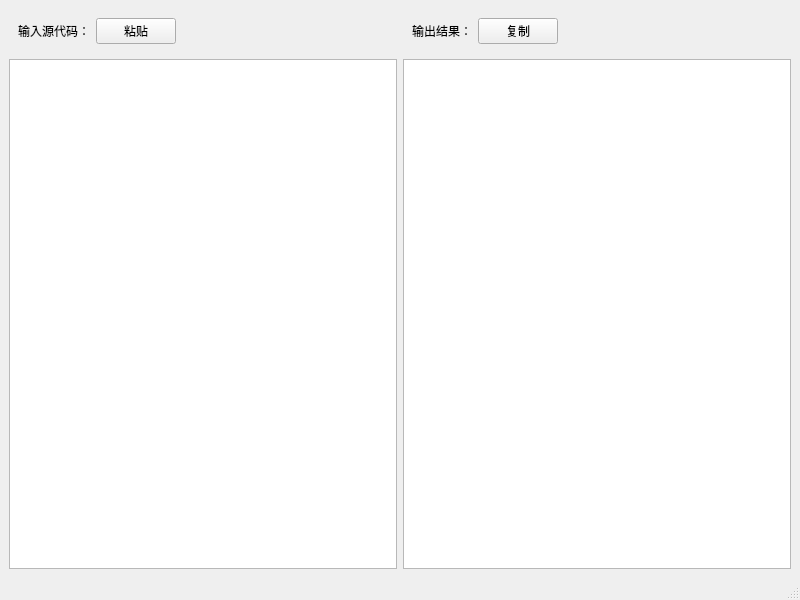
<?xml version="1.0" encoding="UTF-8"?>
<ui version="4.0">
 <class>MainWindow</class>
 <widget class="QMainWindow" name="MainWindow">
  <property name="geometry">
   <rect>
    <x>0</x>
    <y>0</y>
    <width>800</width>
    <height>600</height>
   </rect>
  </property>
  <property name="windowTitle">
   <string>DeleteNotes -删除C++注释</string>
  </property>
  <widget class="QWidget" name="centralwidget">
   <layout class="QGridLayout" name="gridLayout">
    <item row="0" column="0">
     <widget class="QWidget" name="widget" native="true">
      <layout class="QHBoxLayout" name="horizontalLayout_2">
       <item>
        <widget class="QLabel" name="label">
         <property name="text">
          <string>输入源代码：</string>
         </property>
        </widget>
       </item>
       <item>
        <widget class="QPushButton" name="pasteBtn">
         <property name="text">
          <string>粘贴</string>
         </property>
        </widget>
       </item>
       <item>
        <spacer name="horizontalSpacer">
         <property name="orientation">
          <enum>Qt::Horizontal</enum>
         </property>
         <property name="sizeHint" stdset="0">
          <size>
           <width>40</width>
           <height>20</height>
          </size>
         </property>
        </spacer>
       </item>
      </layout>
     </widget>
    </item>
    <item row="0" column="1">
     <widget class="QWidget" name="widget_2" native="true">
      <layout class="QHBoxLayout" name="horizontalLayout">
       <item>
        <widget class="QLabel" name="label_2">
         <property name="text">
          <string>输出结果：</string>
         </property>
        </widget>
       </item>
       <item>
        <widget class="QPushButton" name="copyBtn">
         <property name="text">
          <string>复制</string>
         </property>
        </widget>
       </item>
       <item>
        <spacer name="horizontalSpacer_2">
         <property name="orientation">
          <enum>Qt::Horizontal</enum>
         </property>
         <property name="sizeHint" stdset="0">
          <size>
           <width>40</width>
           <height>20</height>
          </size>
         </property>
        </spacer>
       </item>
      </layout>
     </widget>
    </item>
    <item row="1" column="0">
     <widget class="QTextEdit" name="textEdit"/>
    </item>
    <item row="1" column="1">
     <widget class="QTextBrowser" name="textBrowser"/>
    </item>
   </layout>
  </widget>
  <widget class="QStatusBar" name="statusbar"/>
 </widget>
 <resources/>
 <connections/>
</ui>
